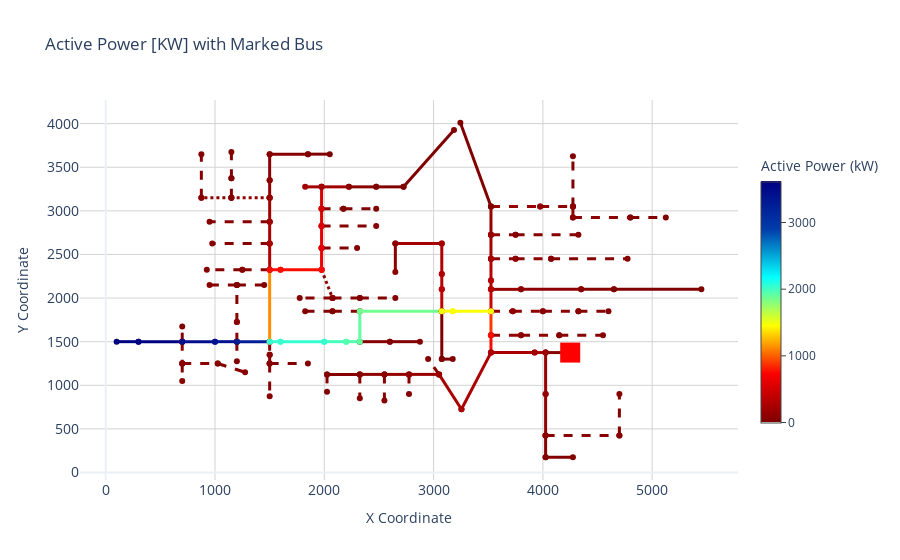
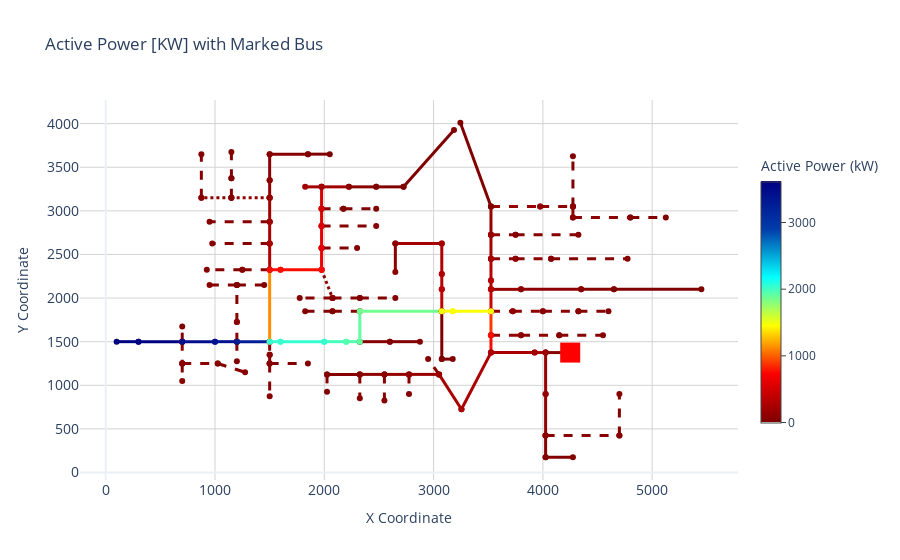

These figures' notebook cell, in order:
### Code cell
# Mark a specific bus in the circuit plot
bus_list = [dss_tools.interactive_view.circuit_get_bus_marker(name="79", marker_name="My Bus", color="red", size=20)]
dss_tools.interactive_view.circuit_plot(parameter="active power", title="Active Power [KW] with Marked Bus", dash_2ph="dot", dash_1ph="dash", bus_markers=bus_list)
